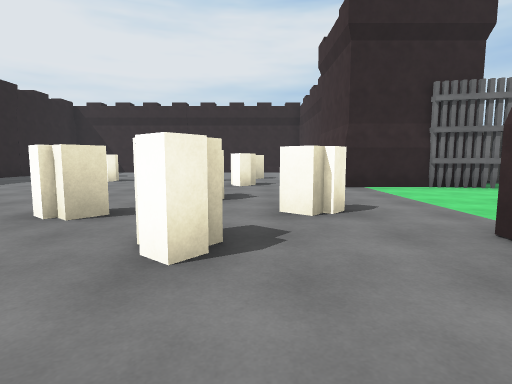
[1] (above)

20 first-person views from a walk through a 3-D level made in the Unity game engine. The camera is 1.3 m above the floor, tilts 6° down and sees 80° across. The floor is counted in squares, 2 m on a side. Each view is taken from the middle of a square. On the plan, view 1 faces up. The plan holds only what a view shows up to about 10 squares ahead; the rest is blank. The place goes on beyond the plan. The player character is not drawn.

[2]
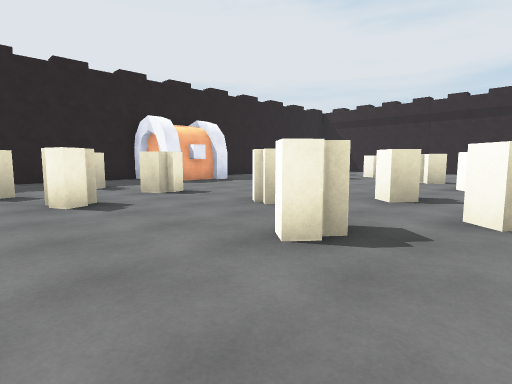

[3]
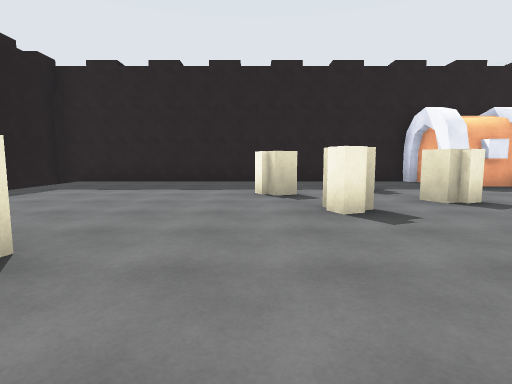

[4]
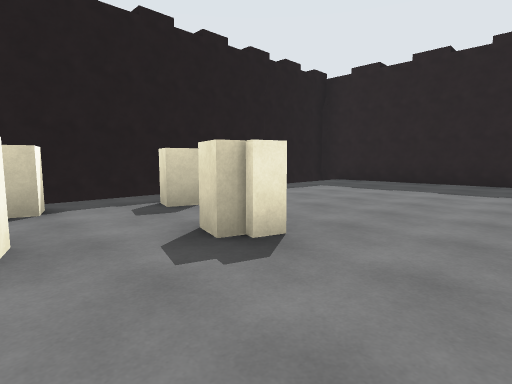

[5]
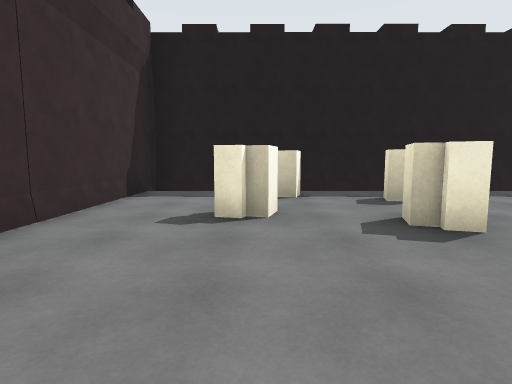

[6]
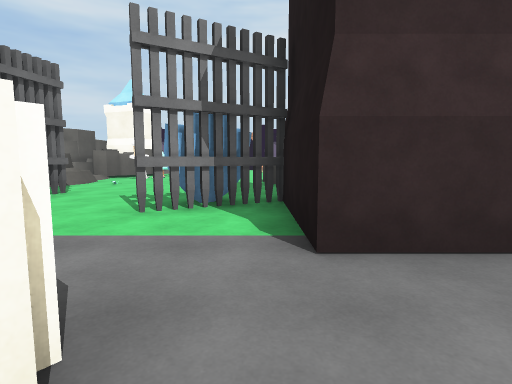

[7]
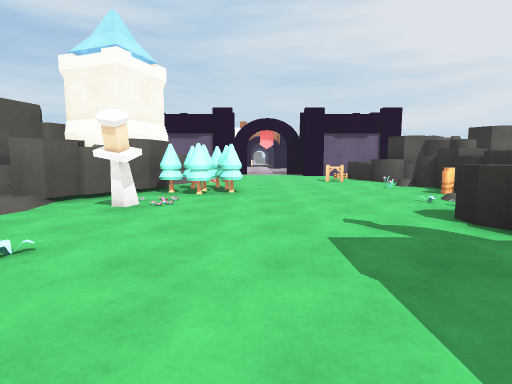

[8]
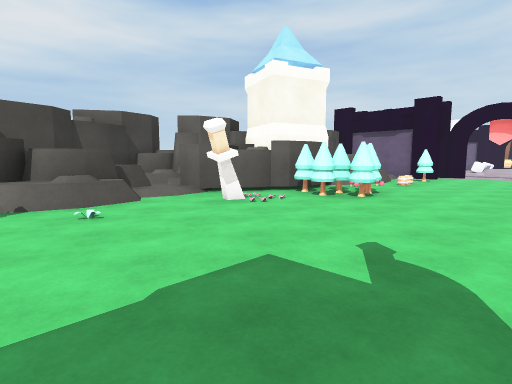

[9]
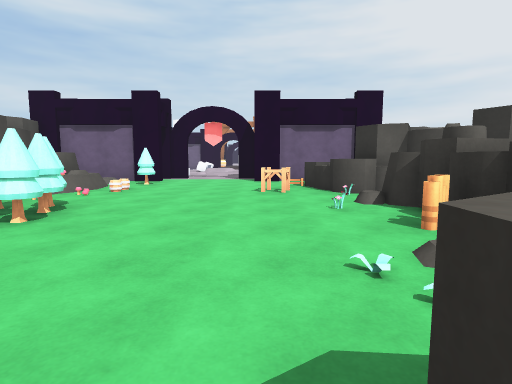

[10]
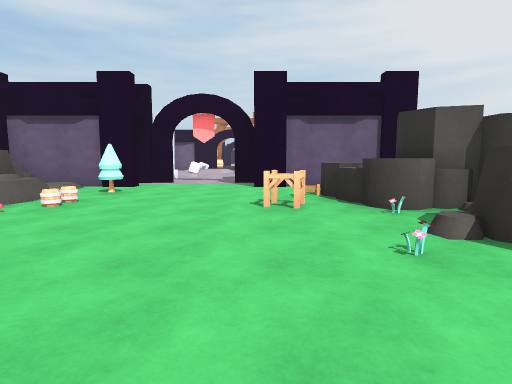

[11]
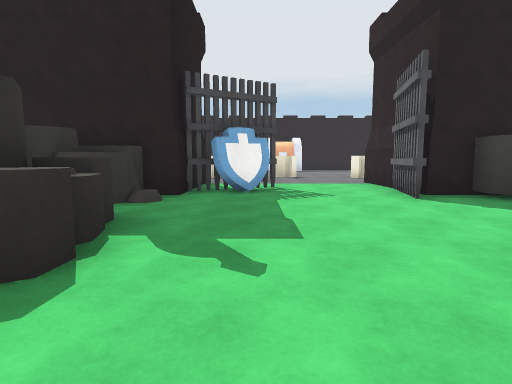

[12]
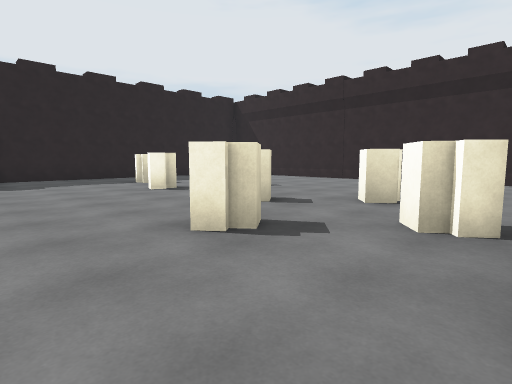

[13]
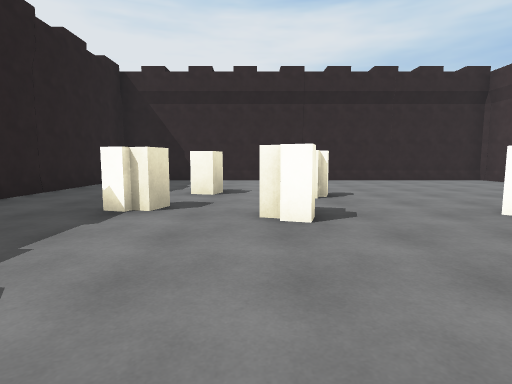

[14]
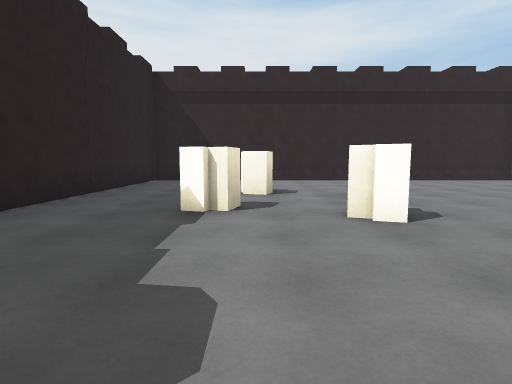

[15]
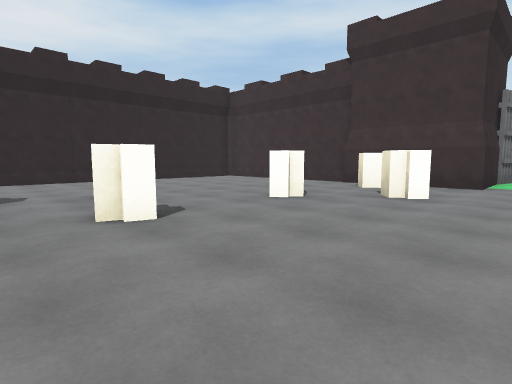

[16]
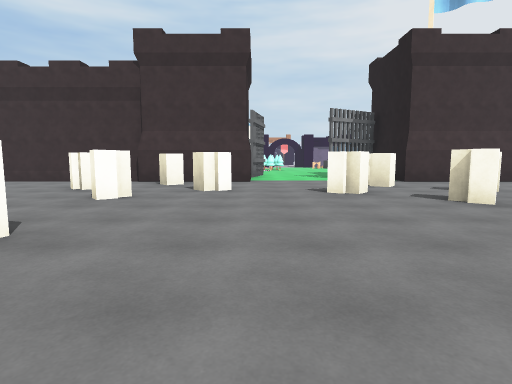

[17]
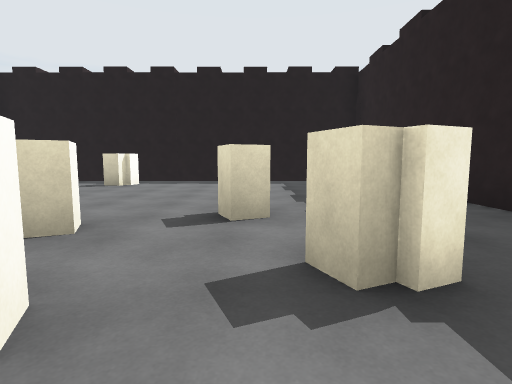

[18]
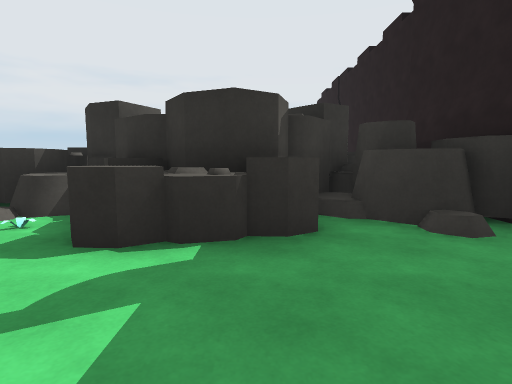

[19]
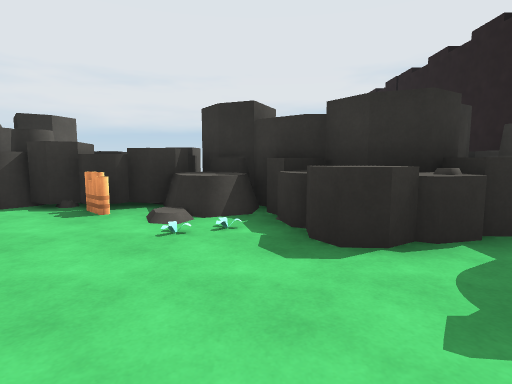

[20]
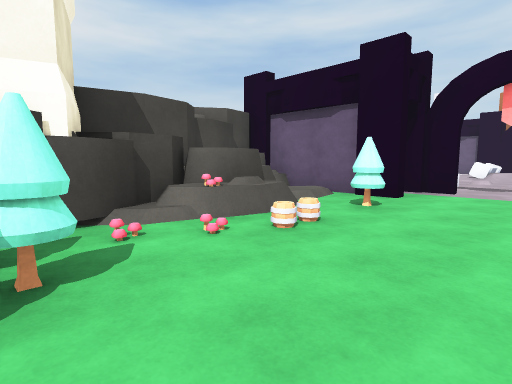

### Floor plan
Key: @ floor where view 1 was taken; # wall or solid block; x gap in a wall; . floor; ^ raised ledge; T tower; G gate; P plant; S sword; H shield; R rock; I pine tree; M mushroom; F flower; O other object.
Columns run from 10 left of view 1 to 19 right of it. Each row starts with its distance up from view 1.
 16 ##############
 15 #............#
 14 #............#
 13 #............#
 12 #...#.#......#
 11 #.........#..#
 10 #..#.#..#...T     ###
  9 #..........#T     #^##    # ^#
  8 #.........#.TT T##^^######^^.#
  7 #.............GGG.P.SOI#MM^x.#
  6  OOO................OOII.M I.#
  5  OOO.....#....................
  4 #.......#..#..GH..............
  3 # ...#.........G.........O...#
  2 #..#........TTTTR.RROP.F.....#
  1 #.....#.....T   R#RR#^R.OORR.#
  0 #...#.....@.T   R#  ## RO#R ^#
 -1 #............   O    RRRO#
 -2 #.......#....#       R
 -3 #.........#..#
 -4 #.......#....#
 -5 #.........#..#
 -6 ##############

Where each view was taken, in squares from view 1:
view 1: 0 up, 0 right, facing up
view 2: 0 up, 1 right, facing up-left
view 3: 0 up, 0 right, facing left
view 4: 0 up, 0 right, facing down-left
view 5: 1 up, 0 right, facing down
view 6: 3 up, 0 right, facing right
view 7: 5 up, 6 right, facing right
view 8: 3 up, 7 right, facing up-right
view 9: 3 up, 9 right, facing right
view 10: 3 up, 11 right, facing right
view 11: 4 up, 11 right, facing left
view 12: 6 up, 2 right, facing up-left
view 13: 6 up, 5 left, facing up
view 14: 6 up, 6 left, facing up
view 15: 6 up, 6 left, facing up-right
view 16: 7 up, 7 left, facing right
view 17: 4 up, 6 left, facing down
view 18: 5 up, 8 right, facing down
view 19: 5 up, 10 right, facing down
view 20: 4 up, 13 right, facing up-right
